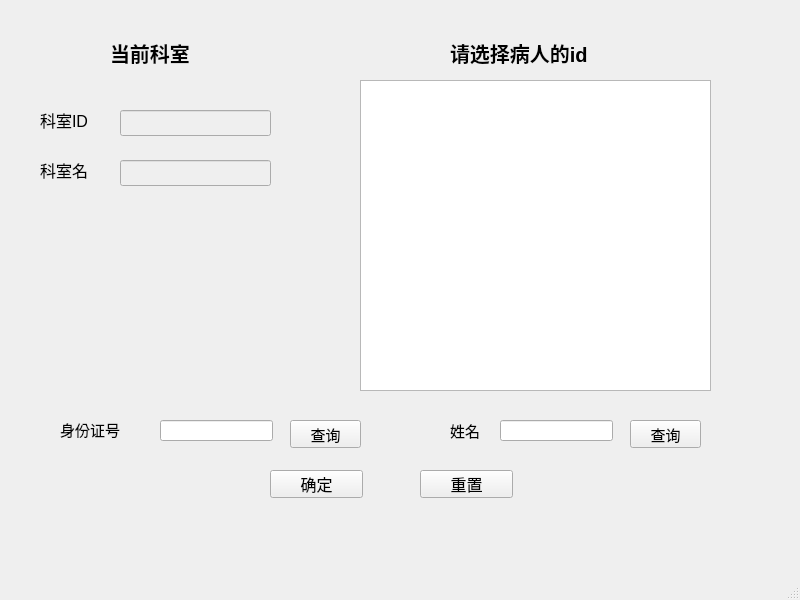
<?xml version="1.0" encoding="UTF-8"?>
<ui version="4.0">
 <class>display_patients</class>
 <widget class="QMainWindow" name="display_patients">
  <property name="geometry">
   <rect>
    <x>0</x>
    <y>0</y>
    <width>800</width>
    <height>600</height>
   </rect>
  </property>
  <property name="windowTitle">
   <string>Patient</string>
  </property>
  <property name="windowIcon">
   <iconset resource="image.qrc">
    <normaloff>:/new/prefix1/icon.png</normaloff>:/new/prefix1/icon.png</iconset>
  </property>
  <widget class="QWidget" name="centralwidget">
   <property name="styleSheet">
    <string notr="true">#centralwidget{
border-image:url(:/new/prefix1/inspection.jpg);
}</string>
   </property>
   <widget class="QLabel" name="label">
    <property name="geometry">
     <rect>
      <x>450</x>
      <y>40</y>
      <width>184</width>
      <height>25</height>
     </rect>
    </property>
    <property name="font">
     <font>
      <pointsize>15</pointsize>
      <weight>75</weight>
      <bold>true</bold>
     </font>
    </property>
    <property name="text">
     <string>请选择病人的id</string>
    </property>
   </widget>
   <widget class="QTableView" name="tableView">
    <property name="geometry">
     <rect>
      <x>360</x>
      <y>80</y>
      <width>351</width>
      <height>311</height>
     </rect>
    </property>
   </widget>
   <widget class="QPushButton" name="pushButton">
    <property name="geometry">
     <rect>
      <x>270</x>
      <y>470</y>
      <width>93</width>
      <height>28</height>
     </rect>
    </property>
    <property name="font">
     <font>
      <pointsize>12</pointsize>
     </font>
    </property>
    <property name="text">
     <string>确定</string>
    </property>
   </widget>
   <widget class="QLabel" name="label_2">
    <property name="geometry">
     <rect>
      <x>110</x>
      <y>40</y>
      <width>104</width>
      <height>25</height>
     </rect>
    </property>
    <property name="font">
     <font>
      <pointsize>15</pointsize>
      <weight>75</weight>
      <bold>true</bold>
     </font>
    </property>
    <property name="text">
     <string>当前科室</string>
    </property>
   </widget>
   <widget class="QLabel" name="label_3">
    <property name="geometry">
     <rect>
      <x>40</x>
      <y>110</y>
      <width>60</width>
      <height>20</height>
     </rect>
    </property>
    <property name="font">
     <font>
      <pointsize>12</pointsize>
     </font>
    </property>
    <property name="text">
     <string>科室ID</string>
    </property>
   </widget>
   <widget class="QLabel" name="label_4">
    <property name="geometry">
     <rect>
      <x>40</x>
      <y>160</y>
      <width>60</width>
      <height>20</height>
     </rect>
    </property>
    <property name="font">
     <font>
      <pointsize>12</pointsize>
     </font>
    </property>
    <property name="text">
     <string>科室名</string>
    </property>
   </widget>
   <widget class="QLineEdit" name="LINE_DEPARTMENT_ID">
    <property name="enabled">
     <bool>false</bool>
    </property>
    <property name="geometry">
     <rect>
      <x>120</x>
      <y>110</y>
      <width>151</width>
      <height>26</height>
     </rect>
    </property>
    <property name="font">
     <font>
      <pointsize>12</pointsize>
     </font>
    </property>
   </widget>
   <widget class="QLineEdit" name="LINE_DEPARTMENT_NAME">
    <property name="enabled">
     <bool>false</bool>
    </property>
    <property name="geometry">
     <rect>
      <x>120</x>
      <y>160</y>
      <width>151</width>
      <height>26</height>
     </rect>
    </property>
    <property name="font">
     <font>
      <pointsize>12</pointsize>
     </font>
    </property>
   </widget>
   <widget class="QLabel" name="label_5">
    <property name="geometry">
     <rect>
      <x>60</x>
      <y>420</y>
      <width>72</width>
      <height>18</height>
     </rect>
    </property>
    <property name="font">
     <font>
      <pointsize>11</pointsize>
     </font>
    </property>
    <property name="text">
     <string>身份证号</string>
    </property>
   </widget>
   <widget class="QLineEdit" name="LINE_PATIENT_ID">
    <property name="geometry">
     <rect>
      <x>160</x>
      <y>420</y>
      <width>113</width>
      <height>21</height>
     </rect>
    </property>
    <property name="font">
     <font>
      <pointsize>11</pointsize>
     </font>
    </property>
    <property name="maxLength">
     <number>18</number>
    </property>
    <property name="clearButtonEnabled">
     <bool>true</bool>
    </property>
   </widget>
   <widget class="QPushButton" name="search_patient_id">
    <property name="geometry">
     <rect>
      <x>290</x>
      <y>420</y>
      <width>71</width>
      <height>28</height>
     </rect>
    </property>
    <property name="font">
     <font>
      <pointsize>11</pointsize>
     </font>
    </property>
    <property name="text">
     <string>查询</string>
    </property>
   </widget>
   <widget class="QPushButton" name="search_patient_name">
    <property name="geometry">
     <rect>
      <x>630</x>
      <y>420</y>
      <width>71</width>
      <height>28</height>
     </rect>
    </property>
    <property name="font">
     <font>
      <pointsize>11</pointsize>
     </font>
    </property>
    <property name="text">
     <string>查询</string>
    </property>
   </widget>
   <widget class="QLabel" name="label_6">
    <property name="geometry">
     <rect>
      <x>450</x>
      <y>420</y>
      <width>40</width>
      <height>20</height>
     </rect>
    </property>
    <property name="font">
     <font>
      <pointsize>11</pointsize>
     </font>
    </property>
    <property name="text">
     <string>姓名</string>
    </property>
   </widget>
   <widget class="QLineEdit" name="LINE_PATIENT_NAME">
    <property name="geometry">
     <rect>
      <x>500</x>
      <y>420</y>
      <width>113</width>
      <height>21</height>
     </rect>
    </property>
    <property name="font">
     <font>
      <pointsize>11</pointsize>
     </font>
    </property>
    <property name="maxLength">
     <number>20</number>
    </property>
    <property name="clearButtonEnabled">
     <bool>true</bool>
    </property>
   </widget>
   <widget class="QPushButton" name="reset">
    <property name="geometry">
     <rect>
      <x>420</x>
      <y>470</y>
      <width>93</width>
      <height>28</height>
     </rect>
    </property>
    <property name="font">
     <font>
      <pointsize>12</pointsize>
     </font>
    </property>
    <property name="text">
     <string>重置</string>
    </property>
   </widget>
  </widget>
  <widget class="QMenuBar" name="menubar">
   <property name="geometry">
    <rect>
     <x>0</x>
     <y>0</y>
     <width>800</width>
     <height>26</height>
    </rect>
   </property>
  </widget>
  <widget class="QStatusBar" name="statusbar"/>
 </widget>
 <resources>
  <include location="image.qrc"/>
 </resources>
 <connections/>
</ui>
